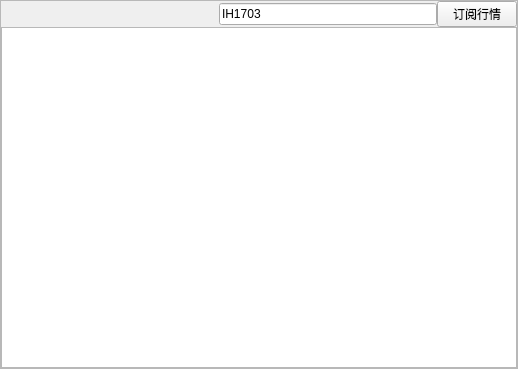
<?xml version="1.0" encoding="UTF-8"?>
<ui version="4.0">
 <class>DDuiFutrueView</class>
 <widget class="QFrame" name="DDuiFutrueView">
  <property name="geometry">
   <rect>
    <x>0</x>
    <y>0</y>
    <width>518</width>
    <height>369</height>
   </rect>
  </property>
  <property name="windowTitle">
   <string>Frame</string>
  </property>
  <property name="frameShape">
   <enum>QFrame::StyledPanel</enum>
  </property>
  <property name="frameShadow">
   <enum>QFrame::Raised</enum>
  </property>
  <layout class="QGridLayout" name="gridLayout">
   <property name="leftMargin">
    <number>0</number>
   </property>
   <property name="topMargin">
    <number>0</number>
   </property>
   <property name="rightMargin">
    <number>0</number>
   </property>
   <property name="bottomMargin">
    <number>0</number>
   </property>
   <property name="spacing">
    <number>0</number>
   </property>
   <item row="0" column="0">
    <layout class="QVBoxLayout" name="verticalLayout">
     <property name="spacing">
      <number>0</number>
     </property>
     <item>
      <layout class="QHBoxLayout" name="horizontalLayout">
       <item>
        <spacer name="horizontalSpacer">
         <property name="orientation">
          <enum>Qt::Horizontal</enum>
         </property>
         <property name="sizeHint" stdset="0">
          <size>
           <width>40</width>
           <height>20</height>
          </size>
         </property>
        </spacer>
       </item>
       <item>
        <widget class="QLineEdit" name="lineEdit">
         <property name="text">
          <string>IH1703</string>
         </property>
        </widget>
       </item>
       <item>
        <widget class="QPushButton" name="pushButton">
         <property name="text">
          <string>订阅行情</string>
         </property>
        </widget>
       </item>
      </layout>
     </item>
    </layout>
   </item>
   <item row="1" column="0">
    <widget class="QPlainTextEdit" name="plainTextEdit"/>
   </item>
  </layout>
 </widget>
 <resources/>
 <connections/>
</ui>
